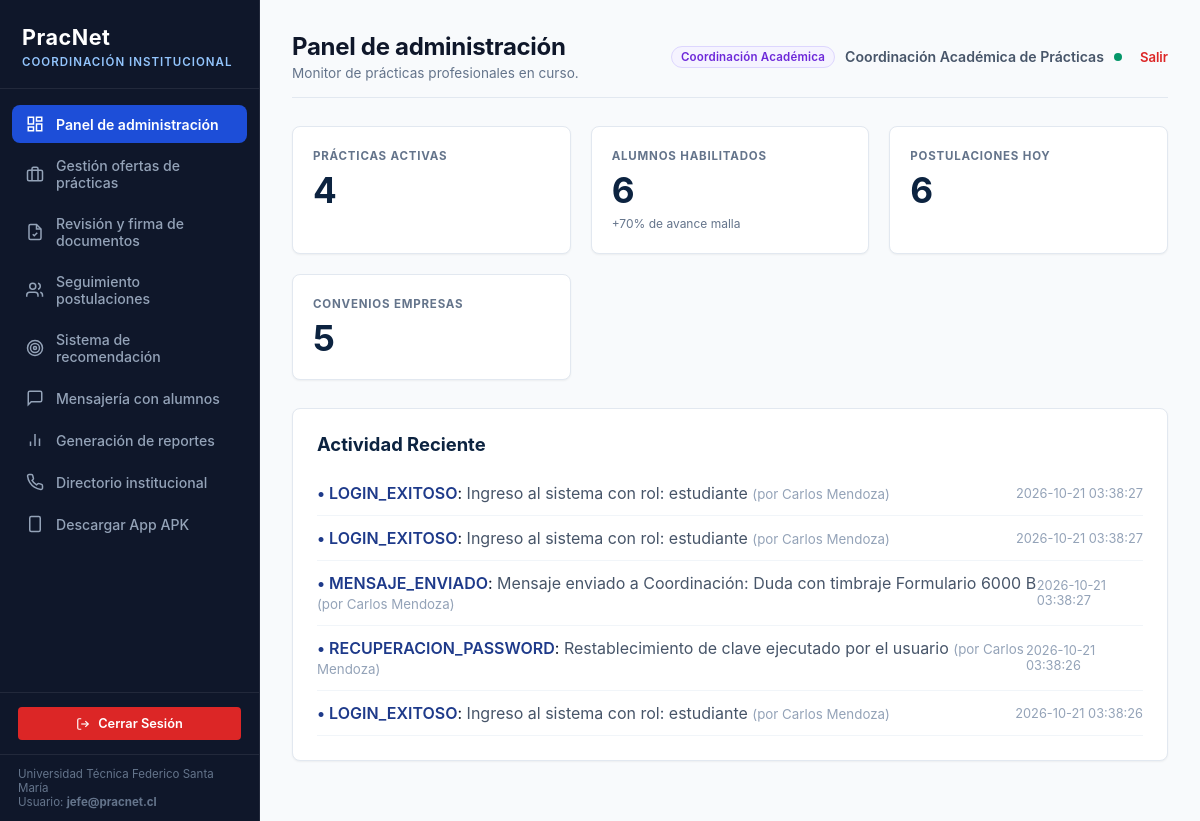
The app's page /admin/dashboard (signed in) with its own data.
### tables this page shows
CREATE TABLE bitacora_auditoria (
            id INTEGER PRIMARY KEY AUTOINCREMENT,
            usuario_id INTEGER REFERENCES usuario(id) ON DELETE SET NULL,
            accion TEXT NOT NULL,
            detalle TEXT,
            ip_address TEXT,
            fecha TIMESTAMP DEFAULT CURRENT_TIMESTAMP
        );

CREATE TABLE usuario (
            id INTEGER PRIMARY KEY AUTOINCREMENT,
            email TEXT UNIQUE NOT NULL,
            password_hash TEXT NOT NULL,
            rol TEXT NOT NULL CHECK(rol IN ('estudiante', 'jefe_carrera', 'admin', 'empresa')),
            nombre TEXT NOT NULL,
            rut TEXT UNIQUE,
            creado_en TIMESTAMP DEFAULT CURRENT_TIMESTAMP,
            activo INTEGER DEFAULT 1
        );

### app/routes_admin.py (the view)
@admin_bp.route('/dashboard')
def dashboard():
    with get_db() as conn:
        cursor = conn.cursor()
        cursor.execute("SELECT COUNT(*) as total FROM oferta_practica WHERE estado = 'Activa'")
        practicas_activas = cursor.fetchone()['total']
        cursor.execute("SELECT COUNT(*) as total FROM estudiante WHERE avance_malla >= 70")
        alumnos_habilitados = cursor.fetchone()['total']
        cursor.execute("SELECT COUNT(*) as total FROM postulacion")
        postulaciones_total = cursor.fetchone()['total']
        cursor.execute("SELECT COUNT(*) as total FROM empresa WHERE convenio_vigente = 1")
        convenios_empresas = cursor.fetchone()['total']
        cursor.execute("""
            SELECT b.*, u.nombre as usuario_nombre
            FROM bitacora_auditoria b
            LEFT JOIN usuario u ON b.usuario_id = u.id
            ORDER BY b.fecha DESC LIMIT 5
        """)
        actividades = cursor.fetchall()
    return render_template(
        'admin/dashboard.html',
        practicas_activas=practicas_activas or 145,
        alumnos_habilitados=alumnos_habilitados or 312,
        postulaciones_hoy=postulaciones_total or 24,
        convenios_empresas=convenios_empresas or 89,
        actividades=actividades
    )

### app/__init__.py (called while the page is built)
def create_app():
    app = Flask(__name__)
    app.config.from_object(Config)
    os.makedirs(app.config['UPLOAD_FOLDER'], exist_ok=True)
    init_db()
    from app.auth import auth_bp
    from app.routes_admin import admin_bp
    from app.routes_student import student_bp
    from app.routes_empresa import empresa_bp
    app.register_blueprint(auth_bp)
    app.register_blueprint(admin_bp)
    app.register_blueprint(student_bp)
    app.register_blueprint(empresa_bp)
    @app.route('/')
    def index():
        return redirect(url_for('auth.login'))
    @app.errorhandler(404)
    def page_not_found(e):
        return render_template('404.html'), 404
    @app.errorhandler(500)
    def internal_server_error(e):
        return render_template('500.html'), 500
    @app.after_request
    def apply_security_headers(response):
        return add_security_headers(response)
    return app

### app/database.py (called while the page is built)
def get_db_connection():
    conn = sqlite3.connect(Config.DATABASE_PATH)
    conn.row_factory = sqlite3.Row
    conn.execute("PRAGMA foreign_keys = ON;")
    return conn

@contextmanager
def get_db():
    conn = get_db_connection()
    try:
        yield conn
        conn.commit()
    except Exception as e:
        conn.rollback()
        raise e
    finally:
        conn.close()

### app/routes_admin.py (called while the page is built)
@admin_bp.before_request
@role_required(['admin', 'jefe_carrera'])
def restrict_admin():
    pass

### app/security.py (called while the page is built)
def role_required(allowed_roles):
    def decorator(f):
        @wraps(f)
        def decorated_function(*args, **kwargs):
            if 'user_id' not in session:
                flash('Por favor inicia sesión.', 'warning')
                return redirect(url_for('auth.login'))
            if session.get('rol') not in allowed_roles:
                flash('No tienes permisos suficientes para acceder a este módulo.', 'danger')
                return redirect(url_for('auth.unauthorized'))
            return f(*args, **kwargs)
        return decorated_function
    return decorator

def add_security_headers(response):
    response.headers['X-Content-Type-Options'] = 'nosniff'
    response.headers['X-Frame-Options'] = 'SAMEORIGIN'
    response.headers['X-XSS-Protection'] = '1; mode=block'
    response.headers['Referrer-Policy'] = 'strict-origin-when-cross-origin'
    return response

### app/templates/admin/dashboard.html (shortened to what this page needs)
{% extends 'base.html' %}
{% block admin_title %}
<h1>Panel de administración</h1>
<p>Monitor de prácticas profesionales en curso.</p>
{% endblock %}
{% block content %}
<div class="kpi-grid">
  <div class="kpi-card">
    <div class="kpi-label">PRÁCTICAS ACTIVAS</div>
    <div class="kpi-value">{{ practicas_activas }}</div>
  </div>
  <div class="kpi-card">
    <div class="kpi-label">ALUMNOS HABILITADOS</div>
    <div class="kpi-value">{{ alumnos_habilitados }}</div>
    <div class="kpi-subtext">+70% de avance malla</div>
  </div>
  <div class="kpi-card">
    <div class="kpi-label">POSTULACIONES HOY</div>
    <div class="kpi-value">{{ postulaciones_hoy }}</div>
  </div>
  <div class="kpi-card">
    <div class="kpi-label">CONVENIOS EMPRESAS</div>
    <div class="kpi-value">{{ convenios_empresas }}</div>
  </div>
</div>
<div class="table-card" style="padding: 24px;">
  <h3 style="color: var(--primary-navy); margin-bottom: 16px; font-size: 1.15rem;">Actividad Reciente</h3>
  <ul style="list-style: none;">
    {% if actividades %}
      {% for act in actividades %}
        <li style="padding: 12px 0; border-bottom: 1px solid #f1f5f9; display: flex; align-items: center; justify-content: space-between;">
          <div>
            <span style="font-weight: 600; color: #1e3a8a;">• {{ act.accion }}</span>:
            <span style="color: #475569;">{{ act.detalle }}</span>
            {% if act.usuario_nombre %}
              <small style="color: #94a3b8;">(por {{ act.usuario_nombre }})</small>
            {% endif %}
          </div>
          <span style="font-size: 0.8rem; color: #94a3b8;">{{ act.fecha }}</span>
        </li>
      {% endfor %}
    {% endif %}
  </ul>
</div>
{% endblock %}

### app/static/css/pracnet.css (style rules this page uses)
:root { --primary-navy: #0c2340; --primary-slate: #0f172a; --primary-surface: #1e293b; --accent-blue: #1d4ed8; --accent-blue-light: #eff6ff; --accent-gold: #b45309; --accent-gold-light: #fef3c7; --success-green: #059669; --success-light: #ecfdf5; --warning-amber: #d97706; --danger-red: #dc2626; --danger-light: #fef2f2; --bg-page: #f8fafc; --card-bg: #ffffff; --text-primary: #0f172a; --text-secondary: #475569; --text-muted: #64748b; --border-subtle: #e2e8f0; --border-strong: #cbd5e1; --sidebar-width: 260px; --radius-sm: 4px; --radius-md: 8px; --radius-lg: 12px; --shadow-sm: 0 1px 2px 0 rgb(0 0 0 / 0.05); --shadow-md: 0 4px 6px -1px rgb(0 0 0 / 0.07), 0 2px 4px -2px rgb(0 0 0 / 0.07); --shadow-lg: 0 10px 15px -3px rgb(0 0 0 / 0.08), 0 4px 6px -4px rgb(0 0 0 / 0.04); }
* { box-sizing: border-box; margin: 0; padding: 0; font-family: -apple-system, BlinkMacSystemFont, "Segoe UI", Roboto, "Helvetica Neue", Arial, sans-serif; }
body { background-color: var(--bg-page); color: var(--text-primary); min-height: 100vh; display: flex; flex-direction: column; -webkit-font-smoothing: antialiased; }
.content-header h1 { font-size: 1.5rem; font-weight: 700; color: var(--text-primary); letter-spacing: -0.3px; }
.content-header p { font-size: 0.85rem; color: var(--text-muted); margin-top: 4px; }
.kpi-grid { display: grid; grid-template-columns: repeat(auto-fit, minmax(220px, 1fr)); gap: 20px; margin-bottom: 28px; }
.kpi-card { background: var(--card-bg); border: 1px solid var(--border-subtle); border-radius: var(--radius-md); padding: 22px 20px; box-shadow: var(--shadow-sm); transition: transform 0.15s ease, box-shadow 0.15s ease; }
.kpi-label { font-size: 0.72rem; font-weight: 700; color: var(--text-muted); letter-spacing: 0.8px; text-transform: uppercase; margin-bottom: 8px; }
.kpi-value { font-size: 2.2rem; font-weight: 700; color: var(--primary-navy); line-height: 1.1; }
.kpi-subtext { font-size: 0.75rem; color: var(--text-muted); margin-top: 6px; }
.table-card { background: var(--card-bg); border-radius: var(--radius-md); border: 1px solid var(--border-subtle); box-shadow: var(--shadow-sm); overflow: hidden; margin-bottom: 28px; }

### records on screen
bitacora_auditoria: accion "LOGIN_EXITOSO", detalle "Ingreso al sistema con rol: estudiante", usuario_nombre "Carlos Mendoza", fecha "2026-10-21 03:38:27"
bitacora_auditoria: accion "LOGIN_EXITOSO", detalle "Ingreso al sistema con rol: estudiante", usuario_nombre "Carlos Mendoza", fecha "2026-10-21 03:38:27"
bitacora_auditoria: accion "MENSAJE_ENVIADO", detalle "Mensaje enviado a Coordinación: Duda con timbraje Formulario 6000 B", usuario_nombre "Carlos Mendoza", fecha "2026-10-21 03:38:27"
bitacora_auditoria: accion "RECUPERACION_PASSWORD", detalle "Restablecimiento de clave ejecutado por el usuario", usuario_nombre "Carlos Mendoza", fecha "2026-10-21 03:38:26"
bitacora_auditoria: accion "LOGIN_EXITOSO", detalle "Ingreso al sistema con rol: estudiante", usuario_nombre "Carlos Mendoza", fecha "2026-10-21 03:38:26"

### other values on screen
{{ session.get('email') }} "jefe@pracnet.cl"
{{ session.get('nombre') }} "Coordinación Académica de Prácticas"
{{ practicas_activas }} "4"
{{ alumnos_habilitados }} "6"
{{ postulaciones_hoy }} "6"
{{ convenios_empresas }} "5"
